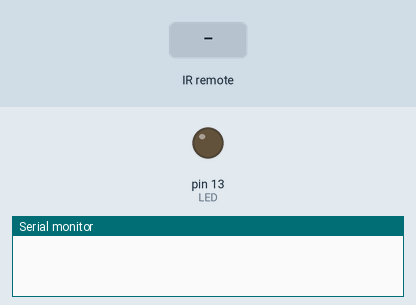
This sketch was run on a simulated Arduino Uno, built with avr-gcc and run on an emulated ATmega328P. Shown: output pins drawn as LEDs (lit = HIGH), the last lines printed to the serial monitor. The test bench sets the inputs (shaded band).

Above: at 1.2 s.
1.3 s: infrared code 0xA90 received
At 2.7 s:
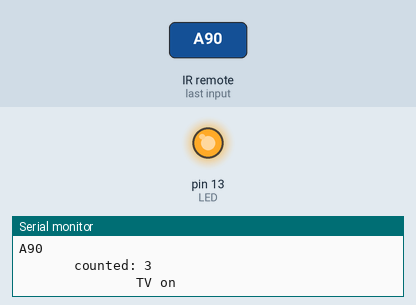
Timing chart, 0 to 6.8 s (numbered marks = the images above; inputs shaded):
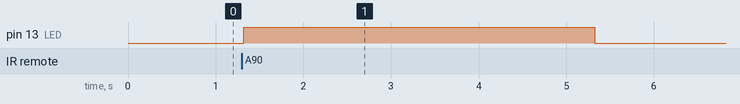

Measured:
- after the input at 1.3 s, pin 13 (LED): LOW → HIGH at once, → LOW 4.0 s later

The sketch:

IRreciever.ino
```cpp
/*
code belongs to a YouTube tutorial on YouTube changel LogMaker360
https://www.youtube.com/watch?v=uL3eWaehEQI
*/
#include <IRremote.h>
#include <IRremoteInt.h>


int counter = 0;
int LED =13;
int RECV_PIN = 11;
unsigned int timeOfIncoming;
IRrecv irrecv(RECV_PIN);
decode_results results;

void setup()
{
  pinMode(LED, OUTPUT);
  Serial.begin(9600);
  irrecv.enableIRIn(); // Start the receiver
}

void loop() {
  if (irrecv.decode(&results)) {

     Serial.println(results.value, HEX);
           if(results.value == 0xa90){ //if the button press equals the hex value 0xA90
               Serial.println("counted: 1");

               timeOfIncoming = millis();
               counter++;
               irrecv.resume();
               irrecv.decode(&results);

                if(results.value == 0xa90 && timeOfIncoming+1000 > millis()){
                 Serial.println(results.value, HEX);
                 Serial.println("     counted: 2");

                 counter++;
                 irrecv.resume();
                 irrecv.decode(&results);


                                   if(results.value == 0xa90 && timeOfIncoming+1000 > millis()){
                                  Serial.println(results.value, HEX);
                                  Serial.println("       counted: 3");
                                  counter++;
                                  irrecv.resume();
                                    }
                }

           }


    if(counter == 3){
      Serial.println("               TV on");
      digitalWrite(LED, HIGH);
      delay(4000);
      digitalWrite(LED, LOW);
    }
    irrecv.resume(); // Receive the next value
    counter = 0;
    timeOfIncoming = 0;
  }
  }
```
